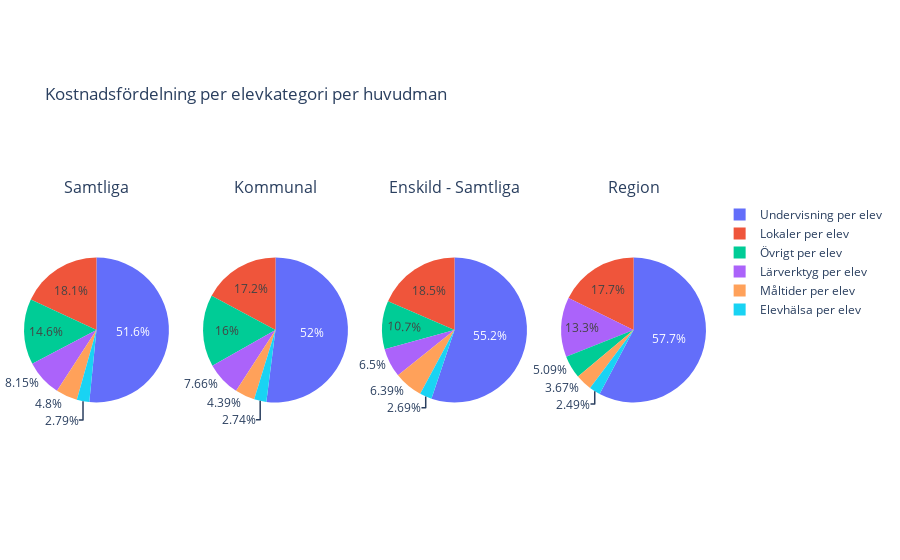

Source (notebook cell):
### Markdown cell above
## Steg 3: Kostnadsfördelning per Elevkategori

Vi analyserar nu hur kostnaderna fördelas över olika kategorier såsom undervisning, lokaler, måltider m.m. för att identifiera var de största investeringarna görs.

### Code cell
# Definiera en lista med kostnadskategorier som vi vill analysera per elev.
cost_categories = [
    "Undervisning per elev",
    "Lokaler per elev",
    "Måltider per elev",
    "Lärverktyg per elev",
    "Elevhälsa per elev",
    "Övrigt per elev"
]


# Omvandla dataramen "school_costs_clean" för att ha en rad per kostnadskategori per huvudman.
costs_by_category = school_costs_clean.melt(
    id_vars=["Typ av huvudman"],
    value_vars=cost_categories,
    var_name="Kategori",
    value_name="Kostnad per elev"
)
# Extrahera unika värden av "Typ av huvudman"
unique_huvudmän = school_costs_clean["Typ av huvudman"].unique()

# Skapa en subplot-layout
fig2 = make_subplots(rows=1, cols=len(unique_huvudmän), specs=[[{"type": "domain"}] * len(unique_huvudmän)],
                     subplot_titles=unique_huvudmän)  # Titlar som unika huvudmän

# Skapa ett diagram för varje unik 'Typ av huvudman'
for index, huvudman in enumerate(unique_huvudmän, start=1):
    data_for_huvudman = costs_by_category[costs_by_category["Typ av huvudman"] == huvudman]
    category_sum = data_for_huvudman.groupby("Kategori")["Kostnad per elev"].sum().reset_index()

# Lägg till diagrammet till figuren
    fig2.add_trace(go.Pie(labels=category_sum["Kategori"], values=category_sum["Kostnad per elev"], name=huvudman), row=1, col=index)

# Uppdatera layouten med titel och legend.
fig2.update_layout(title_text="Kostnadsfördelning per elevkategori per huvudman", showlegend=True,
                   margin=dict(t=200, l=20, r=20, b=100))  # Justerade marginaler


fig2.write_html("Labb2_visualiseringar/upg2_second_graph.html")
fig2.show()

### Figure 1 — Plotly figure (JSON) as saved in the notebook; plotly's stock layout.template omitted (floating-point values rounded to 4 significant figures)
{"data": [{"domain": {"x": [0, 0.2125], "y": [0, 1]}, "labels": ["Elevhälsa per elev", "Lokaler per elev", "Lärverktyg per elev", "Måltider per elev", "Undervisning per elev", "Övrigt per elev"], "name": "Samtliga", "type": "pie", "values": [3660, 23700, 10700, 6300, 67700, 19200]}, {"domain": {"x": [0.2625, 0.475], "y": [0, 1]}, "labels": ["Elevhälsa per elev", "Lokaler per elev", "Lärverktyg per elev", "Måltider per elev", "Undervisning per elev", "Övrigt per elev"], "name": "Kommunal", "type": "pie", "values": [3680, 23100, 10300, 5900, 69900, 21500]}, {"domain": {"x": [0.525, 0.7375], "y": [0, 1]}, "labels": ["Elevhälsa per elev", "Lokaler per elev", "Lärverktyg per elev", "Måltider per elev", "Undervisning per elev", "Övrigt per elev"], "name": "Enskild - Samtliga", "type": "pie", "values": [17460, 120300, 42200, 41500, 358300, 69800]}, {"domain": {"x": [0.7875, 1], "y": [0, 1]}, "labels": ["Elevhälsa per elev", "Lokaler per elev", "Lärverktyg per elev", "Måltider per elev", "Undervisning per elev", "Övrigt per elev"], "name": "Region", "type": "pie", "values": [5770, 41100, 30800, 8500, 133900, 11800]}], "layout": {"annotations": [{"font": {"size": 16}, "showarrow": false, "text": "Samtliga", "x": 0.1062, "xanchor": "center", "xref": "paper", "y": 1, "yanchor": "bottom", "yref": "paper"}, {"font": {"size": 16}, "showarrow": false, "text": "Kommunal", "x": 0.3688, "xanchor": "center", "xref": "paper", "y": 1, "yanchor": "bottom", "yref": "paper"}, {"font": {"size": 16}, "showarrow": false, "text": "Enskild - Samtliga", "x": 0.6313, "xanchor": "center", "xref": "paper", "y": 1, "yanchor": "bottom", "yref": "paper"}, {"font": {"size": 16}, "showarrow": false, "text": "Region", "x": 0.8938, "xanchor": "center", "xref": "paper", "y": 1, "yanchor": "bottom", "yref": "paper"}], "margin": {"b": 100, "l": 20, "r": 20, "t": 200}, "showlegend": true, "title": {"text": "Kostnadsfördelning per elevkategori per huvudman"}}}
